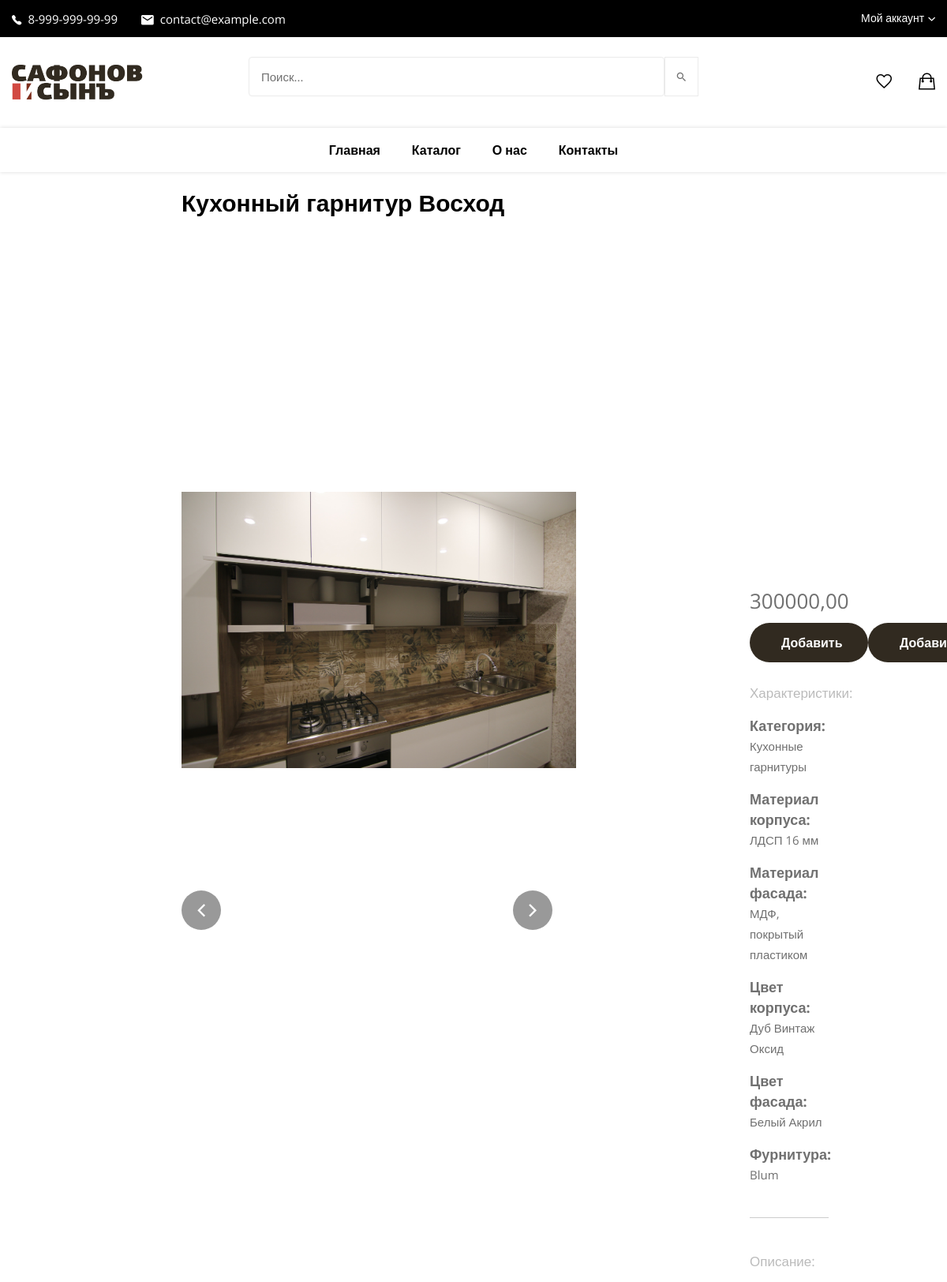
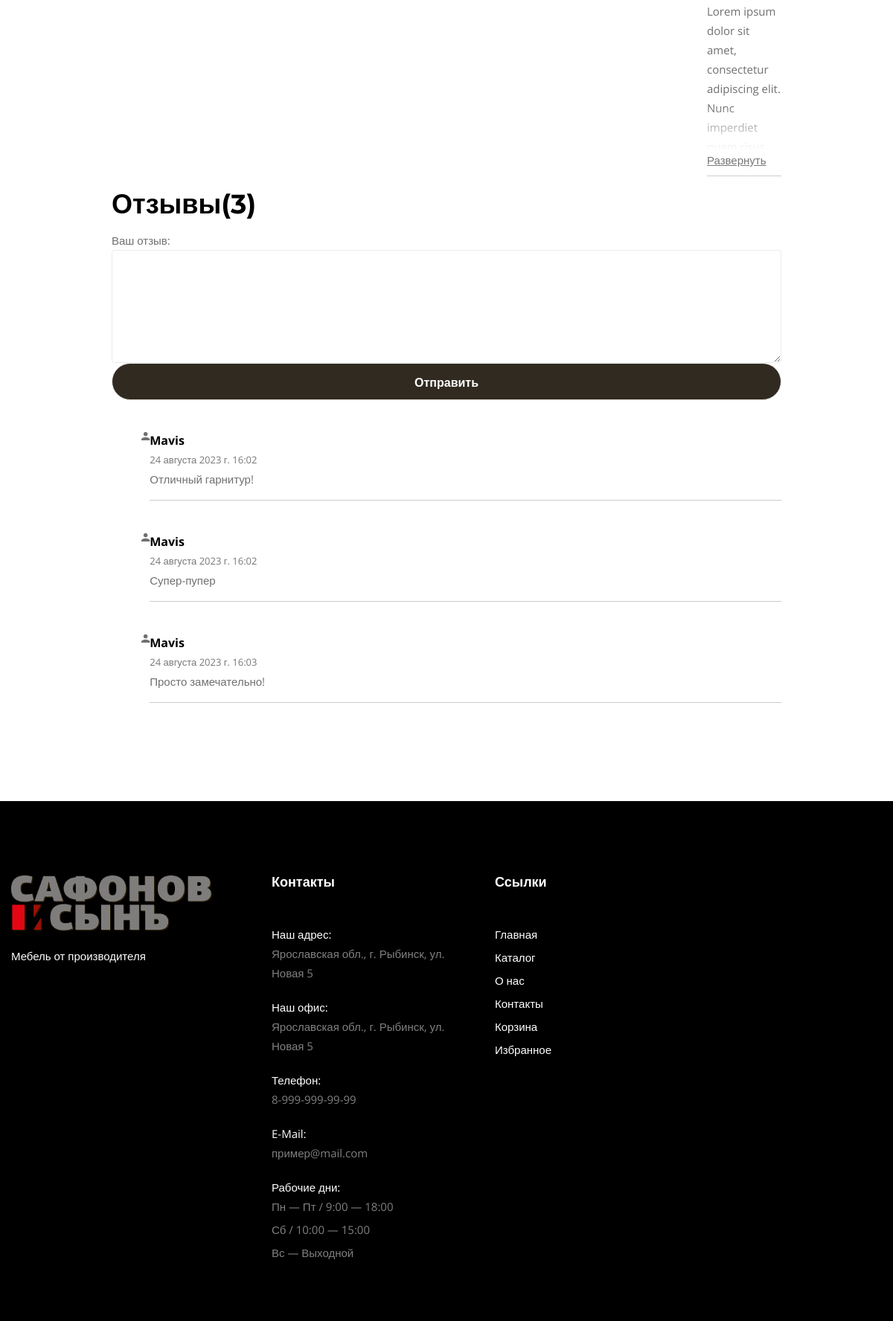
The page /view_product/kuhonnyj-garnitur-voshod/ (upper part) on the database its author committed (2 pictures, top to bottom).
### furniture/models.py (models this page shows, shortened)
class Product(models.Model):
    title = models.CharField(max_length=255, verbose_name='Название')
    slug = models.SlugField(max_length=255, verbose_name='Url', unique=True)
    housing_material = models.CharField(max_length=255, verbose_name='Материал корпуса')
    facade_material = models.CharField(max_length=255, verbose_name='Материал фасада')
    housing_color = models.CharField(max_length=255, verbose_name='Цвет корпуса')
    facade_color = models.CharField(max_length=255, verbose_name='Цвет фасада')
    fittings = models.CharField(max_length=255, verbose_name='Фурнитура')
    description = models.TextField(max_length=1500, verbose_name='Описание', default='')
    price = MoneyField(decimal_places=2, default=0, default_currency='RUB', max_digits=11, verbose_name='Цена')
    views = models.IntegerField(default=0, verbose_name='Кол-во просмотров')
    favorite = models.ManyToManyField(User, related_name='favorite', blank=True, verbose_name='В избранном у')
    cart = models.ManyToManyField(User, related_name='cart', blank=True, verbose_name='В корзине у')
    Category = models.ForeignKey(Category, on_delete=models.PROTECT, related_name='products', verbose_name='Категория')
    class Meta:
        ordering = ['title']

class Image(models.Model):
    object_id = models.PositiveIntegerField(null=True, default=1)
    Product = models.ForeignKey(Product, on_delete=models.CASCADE, null=True, verbose_name='Продукт')
    photo = models.ImageField(upload_to='photos/%Y/%m/%d/', blank=True, verbose_name='Фото')
    content_type = models.ForeignKey(ContentType, on_delete=models.PROTECT, default=20)
    content_object = GenericForeignKey("content_type", "object_id")

class Category(models.Model):
    title = models.CharField(max_length=255, verbose_name='Название')
    photo = models.ImageField(upload_to='photos/%Y/%m/%d/', blank=True, verbose_name='Фото')
    slug = models.SlugField(max_length=255, verbose_name='Url', unique=True)
    def __str__(self):
        return self.title
    class Meta:
        ordering = ['title']

class Review(models.Model):
    product = models.ForeignKey(Product, on_delete=models.CASCADE, verbose_name='Продукт')
    user = models.ForeignKey(User, on_delete=models.CASCADE, verbose_name='Пользователь')
    text = models.TextField(verbose_name='Текст')
    date_added = models.DateTimeField(auto_now_add=True, verbose_name='Дата')

### furniture/views.py (the view)
# urls.py: path('view_product/<str:slug>/', ViewProduct.as_view(), name='view_product'),
class ViewProduct(DetailView):
    model = Product
    template_name = 'furniture/view_product.html'
    context_object_name = 'product_item'
    def get_context_data(self, *, object_list=None, **kwargs):
        context = super().get_context_data(**kwargs)
        self.object.views = F('views') + 1
        self.object.save()
        return context

### furniture/templates/furniture/view_product.html (shortened to what this page needs)
{% extends 'base.html' %}
{%block content%}
<head>
</head>
<div class="all">
    <h3 style="margin-left: 80px">{{product_item.title}}</h3>
    <div class="" style="margin: 120px 0 120px 80px;">
        <div class="tm-heroslider-slider">
            {% for item_photo in product_item.image_set.all %}
                {% if item_photo.photo%}
                <div class="tm-heroslider">
                    <img src="{{ item_photo.photo.url }}" alt="" width="500" height="350">
                </div>
                {% endif %}
            {% endfor %}
        </div>
    </div>
    <div class="information">
        <p><span style="font-size: 26px;">{{product_item.price}} </span></p>
        <div class="" style="display: flex">
            {% if request.user in product_item.favorite.all %}
                <a  href="{% url 'remove_from_favorite_view_product' product_item.slug %}" class="tm-button1"> Удалить из избранного </a>
            {% else %}
                <a  href="{% url 'add_to_favorite' product_item.slug %}" class="tm-button1"> Добавить в избранное </a>
            {% endif %}
            {% if request.user in product_item.cart.all %}
                <a  href="{% url 'remove_from_cart_view_product' product_item.slug %}" class="tm-button1"> Удалить из корзины </a>
            {% else %}
                <a  href="{% url 'add_to_cart_view_product' product_item.slug %}" class="tm-button1"> Добавить в корзину </a>
            {% endif %}
        </div>
        <br>
        <p style="font-size: 17px; color: #BBBBBB"> Характеристики: </p>
        <p><span class="textA">Категория:  </span> {{product_item.Category}}</p>
        <p><span class="textA">Материал корпуса:  </span> {{product_item.housing_material}}</p>
        <p><span class="textA">Материал фасада:  </span> {{product_item.facade_material}}</p>
        <p><span class="textA">Цвет корпуса:  </span> {{product_item.housing_color}}</p>
        <p><span class="textA">Цвет фасада:  </span> {{product_item.facade_color}}</p>
        <p><span class="textA">Фурнитура:  </span> {{product_item.fittings}}</p>
        <br><hr><br>
        <p style="font-size: 17px; color: #BBBBBB"> Описание: </p>
            <div class="limiter">
                {{product_item.description}}
                 <div class="bottom"></div>
            </div>
            <label for="read-more-checker" class="read-more-button"></label>
        <hr>
    </div>
    <h2>Отзывы({{ product_item.review_set.all.count }})</h2>
    <form action="{% url 'add_review' product_item.slug %}" method="post">
        Ваш отзыв:
        <textarea rows="5" name="text"></textarea>
        <input type="submit" class="tm-button1" value="Отправить">
    </form>
    <br>
    <ul class="media-list">
        {% for review in product_item.review_set.all %}
        <li class="media">
            <div class="media-left">
                <i class="ion-android-person"></i>
            </div>
            <div class="media-body">
                <div class="media-heading">
                    <div class="author">
                        {{review.user}}
                    </div>
                    <div class="metadata">
                      <span class="date">{{review.date_added}}</span>
                    </div>
                </div>
                <div class="media-text text-justify">
                    <p style="word-break: break-all;">{{review.text}}</p>
                </div>
                <hr>
                <br>
            </div>
        </li>
        {% endfor %}
    </ul>
</div>
{% endblock %}

### furniture/templates/furniture/view_product.html (style rules this page uses)
.all { margin: 20px 150px 90px 150px; }
.information { margin: -570px 0 0 800px; }
.textA { font-size: 18px; font-weight: bold; }
.limiter { max-height: 200px; overflow: hidden; position: relative; }
.limiter .bottom { position: absolute; bottom: 0; background: linear-gradient(to bottom, rgba(255, 255, 255, 0), white 100%); width: 100%; height: 60px; opacity: 1; transition: 0.3s; }
.read-more-checker ~ .read-more-button:before { content: "Развернуть"; }
.read-more-button { cursor: pointer; display: inline-block; color: #777; text-decoration: underline; }
.tm-button1, a.tm-button1, button.tm-button1 { display: inline-block; height: 50px; min-width: 150px; background: #312A20; color: #ffffff; text-align: center; line-height: 50px; font-weight: 600; border-radius: 30px; z-index: 1; position: relative; overflow: hidden; padding: 0 40px; vertical-align: middle; font-size: 16px; }
.media-body .author { display: block; font-size: 1rem; color: #000; font-weight: 700; }
.media-body .metadata { display: block; color: #777; font-size: .8125rem; }
.media-text { margin-bottom: 0.25rem; }

### rows shown on the page
Product: title "Кухонный гарнитур Восход", price "300000,00", Category "Кухонные гарнитуры", housing_material "ЛДСП 16 мм", facade_material "МДФ, покрытый пластиком", housing_color "Дуб Винтаж Оксид", facade_color "Белый Акрил", fittings "Blum", description "Lorem ipsum dolor sit amet, consectetur adipiscing elit. Nunc imperdiet quam risus,…", review_set.all.count "3"
Image: photo (picture)
Review: user "Mavis", date_added "24 августа 2023 г. 16:02", text "Отличный гарнитур!"
Review: user "Mavis", date_added "24 августа 2023 г. 16:02", text "Супер-пупер"
Review: user "Mavis", date_added "24 августа 2023 г. 16:03", text "Просто замечательно!"
